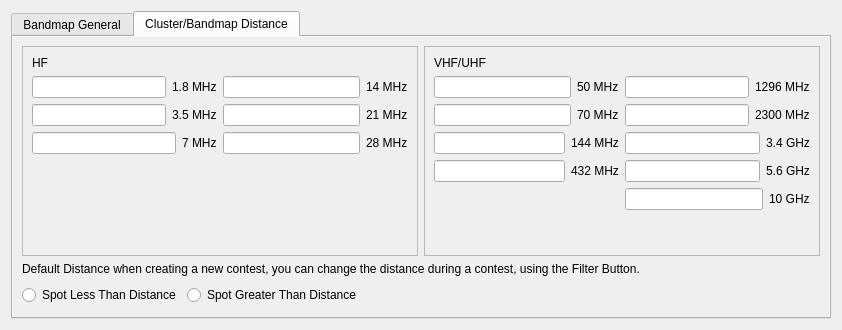
<?xml version="1.0" encoding="UTF-8"?>
<ui version="4.0">
 <class>ClusterBandmapConfigure</class>
 <widget class="QFrame" name="ClusterBandmapConfigure">
  <property name="geometry">
   <rect>
    <x>0</x>
    <y>0</y>
    <width>842</width>
    <height>330</height>
   </rect>
  </property>
  <property name="windowTitle">
   <string>Cluster/Bandmap Configure</string>
  </property>
  <layout class="QVBoxLayout" name="verticalLayout">
   <item>
    <widget class="QTabWidget" name="ClusterBandmapConfiguretabWidget">
     <property name="autoFillBackground">
      <bool>true</bool>
     </property>
     <property name="currentIndex">
      <number>1</number>
     </property>
     <widget class="QWidget" name="bandmapGeneralTab">
      <property name="autoFillBackground">
       <bool>true</bool>
      </property>
      <attribute name="title">
       <string>Bandmap General</string>
      </attribute>
      <layout class="QVBoxLayout" name="verticalLayout_6">
       <item>
        <layout class="QVBoxLayout" name="verticalLayout_5">
         <item>
          <layout class="QHBoxLayout" name="horizontalLayout_3">
           <item>
            <layout class="QHBoxLayout" name="horizontalLayout_2">
             <item>
              <widget class="QSpinBox" name="addBandmapTuningTolSpinBox"/>
             </item>
            </layout>
           </item>
           <item>
            <widget class="QLabel" name="label_4">
             <property name="text">
              <string>Add Spot to Bandmap Tuning Tolerance khz</string>
             </property>
            </widget>
           </item>
           <item>
            <spacer name="horizontalSpacer">
             <property name="orientation">
              <enum>Qt::Horizontal</enum>
             </property>
             <property name="sizeHint" stdset="0">
              <size>
               <width>40</width>
               <height>20</height>
              </size>
             </property>
            </spacer>
           </item>
          </layout>
         </item>
         <item>
          <widget class="QCheckBox" name="operatingFreqChkBox">
           <property name="text">
            <string>Turn Off Operating Frequency Colour Band</string>
           </property>
          </widget>
         </item>
         <item>
          <widget class="QCheckBox" name="modeOperatingFreqChkBox">
           <property name="text">
            <string>Operating Frequency Colour Band Follow Radio Mode </string>
           </property>
          </widget>
         </item>
         <item>
          <widget class="QCheckBox" name="mouseInBcb">
           <property name="text">
            <string>Delay updates when mouse pointer is in the Bandmap</string>
           </property>
          </widget>
         </item>
         <item>
          <widget class="QCheckBox" name="oldBandmapChkBox">
           <property name="text">
            <string>Old Bandmap</string>
           </property>
          </widget>
         </item>
         <item>
          <spacer name="verticalSpacer">
           <property name="orientation">
            <enum>Qt::Vertical</enum>
           </property>
           <property name="sizeHint" stdset="0">
            <size>
             <width>20</width>
             <height>40</height>
            </size>
           </property>
          </spacer>
         </item>
        </layout>
       </item>
      </layout>
     </widget>
     <widget class="QWidget" name="clusterBandmapTab">
      <property name="autoFillBackground">
       <bool>true</bool>
      </property>
      <attribute name="title">
       <string>Cluster/Bandmap Distance</string>
      </attribute>
      <layout class="QVBoxLayout" name="verticalLayout_4">
       <item>
        <layout class="QVBoxLayout" name="verticalLayout_7">
         <item>
          <layout class="QHBoxLayout" name="horizontalLayout_5">
           <item>
            <widget class="QFrame" name="hfFrame">
             <property name="frameShape">
              <enum>QFrame::StyledPanel</enum>
             </property>
             <property name="frameShadow">
              <enum>QFrame::Raised</enum>
             </property>
             <layout class="QHBoxLayout" name="horizontalLayout_6">
              <item>
               <layout class="QVBoxLayout" name="verticalLayout_2">
                <item>
                 <widget class="QLabel" name="label_2">
                  <property name="text">
                   <string>HF</string>
                  </property>
                 </widget>
                </item>
                <item>
                 <layout class="QGridLayout" name="gridLayout_3">
                  <item row="0" column="0">
                   <layout class="QHBoxLayout" name="horizontalLayout_25">
                    <item>
                     <widget class="QLineEdit" name="distanceFilter1_8MHz"/>
                    </item>
                    <item>
                     <widget class="QLabel" name="label_25">
                      <property name="text">
                       <string>1.8 MHz</string>
                      </property>
                     </widget>
                    </item>
                   </layout>
                  </item>
                  <item row="0" column="1">
                   <layout class="QHBoxLayout" name="horizontalLayout_22">
                    <item>
                     <widget class="QLineEdit" name="distanceFilter14MHz"/>
                    </item>
                    <item>
                     <widget class="QLabel" name="label_22">
                      <property name="text">
                       <string>14 MHz</string>
                      </property>
                     </widget>
                    </item>
                   </layout>
                  </item>
                  <item row="2" column="1">
                   <layout class="QHBoxLayout" name="horizontalLayout_23">
                    <item>
                     <widget class="QLineEdit" name="distanceFilter28MHz"/>
                    </item>
                    <item>
                     <widget class="QLabel" name="label_23">
                      <property name="text">
                       <string>28 MHz</string>
                      </property>
                     </widget>
                    </item>
                   </layout>
                  </item>
                  <item row="1" column="0">
                   <layout class="QHBoxLayout" name="horizontalLayout_24">
                    <item>
                     <widget class="QLineEdit" name="distanceFilter3_5MHz"/>
                    </item>
                    <item>
                     <widget class="QLabel" name="label_24">
                      <property name="text">
                       <string>3.5 MHz</string>
                      </property>
                     </widget>
                    </item>
                   </layout>
                  </item>
                  <item row="1" column="1">
                   <layout class="QHBoxLayout" name="horizontalLayout_20">
                    <item>
                     <widget class="QLineEdit" name="distanceFilter21MHz"/>
                    </item>
                    <item>
                     <widget class="QLabel" name="label_20">
                      <property name="text">
                       <string>21 MHz</string>
                      </property>
                     </widget>
                    </item>
                   </layout>
                  </item>
                  <item row="2" column="0">
                   <layout class="QHBoxLayout" name="horizontalLayout_19">
                    <item>
                     <widget class="QLineEdit" name="distanceFilter7MHz"/>
                    </item>
                    <item>
                     <widget class="QLabel" name="label_19">
                      <property name="text">
                       <string>7 MHz</string>
                      </property>
                     </widget>
                    </item>
                   </layout>
                  </item>
                 </layout>
                </item>
                <item>
                 <spacer name="verticalSpacer_3">
                  <property name="orientation">
                   <enum>Qt::Vertical</enum>
                  </property>
                  <property name="sizeHint" stdset="0">
                   <size>
                    <width>20</width>
                    <height>40</height>
                   </size>
                  </property>
                 </spacer>
                </item>
               </layout>
              </item>
             </layout>
            </widget>
           </item>
           <item>
            <widget class="QFrame" name="vhfUhfFrame">
             <property name="frameShape">
              <enum>QFrame::StyledPanel</enum>
             </property>
             <property name="frameShadow">
              <enum>QFrame::Raised</enum>
             </property>
             <layout class="QHBoxLayout" name="horizontalLayout_7">
              <item>
               <layout class="QVBoxLayout" name="verticalLayout_3">
                <item>
                 <widget class="QLabel" name="label_3">
                  <property name="text">
                   <string>VHF/UHF</string>
                  </property>
                 </widget>
                </item>
                <item>
                 <layout class="QGridLayout" name="gridLayout_2">
                  <item row="2" column="0">
                   <layout class="QHBoxLayout" name="horizontalLayout_10">
                    <item>
                     <widget class="QLineEdit" name="distanceFilter144MHz"/>
                    </item>
                    <item>
                     <widget class="QLabel" name="label_10">
                      <property name="text">
                       <string>144 MHz</string>
                      </property>
                     </widget>
                    </item>
                   </layout>
                  </item>
                  <item row="1" column="1">
                   <layout class="QHBoxLayout" name="horizontalLayout_11">
                    <item>
                     <widget class="QLineEdit" name="distanceFilter2300MHz"/>
                    </item>
                    <item>
                     <widget class="QLabel" name="label_11">
                      <property name="text">
                       <string>2300 MHz</string>
                      </property>
                     </widget>
                    </item>
                   </layout>
                  </item>
                  <item row="3" column="0">
                   <layout class="QHBoxLayout" name="horizontalLayout_12">
                    <item>
                     <widget class="QLineEdit" name="distanceFilter432MHz"/>
                    </item>
                    <item>
                     <widget class="QLabel" name="label_12">
                      <property name="text">
                       <string>432 MHz</string>
                      </property>
                     </widget>
                    </item>
                   </layout>
                  </item>
                  <item row="0" column="1">
                   <layout class="QHBoxLayout" name="horizontalLayout_13">
                    <item>
                     <widget class="QLineEdit" name="distanceFilter1296MHz"/>
                    </item>
                    <item>
                     <widget class="QLabel" name="label_13">
                      <property name="text">
                       <string>1296 MHz</string>
                      </property>
                     </widget>
                    </item>
                   </layout>
                  </item>
                  <item row="2" column="1">
                   <layout class="QHBoxLayout" name="horizontalLayout_14">
                    <item>
                     <widget class="QLineEdit" name="distanceFilter3_4GHz"/>
                    </item>
                    <item>
                     <widget class="QLabel" name="label_14">
                      <property name="text">
                       <string>3.4 GHz</string>
                      </property>
                     </widget>
                    </item>
                   </layout>
                  </item>
                  <item row="1" column="0">
                   <layout class="QHBoxLayout" name="horizontalLayout_15">
                    <item>
                     <widget class="QLineEdit" name="distanceFilter70MHz"/>
                    </item>
                    <item>
                     <widget class="QLabel" name="label_15">
                      <property name="text">
                       <string>70 MHz</string>
                      </property>
                     </widget>
                    </item>
                   </layout>
                  </item>
                  <item row="0" column="0">
                   <layout class="QHBoxLayout" name="horizontalLayout_16">
                    <item>
                     <widget class="QLineEdit" name="distanceFilter50MHz"/>
                    </item>
                    <item>
                     <widget class="QLabel" name="label_16">
                      <property name="text">
                       <string>50 MHz</string>
                      </property>
                     </widget>
                    </item>
                   </layout>
                  </item>
                  <item row="3" column="1">
                   <layout class="QHBoxLayout" name="horizontalLayout_17">
                    <item>
                     <widget class="QLineEdit" name="distanceFilter5_6GHz"/>
                    </item>
                    <item>
                     <widget class="QLabel" name="label_17">
                      <property name="text">
                       <string>5.6 GHz</string>
                      </property>
                     </widget>
                    </item>
                   </layout>
                  </item>
                  <item row="4" column="1">
                   <layout class="QHBoxLayout" name="horizontalLayout_18">
                    <item>
                     <widget class="QLineEdit" name="distanceFilter10GHz"/>
                    </item>
                    <item>
                     <widget class="QLabel" name="label_18">
                      <property name="text">
                       <string>10 GHz</string>
                      </property>
                     </widget>
                    </item>
                   </layout>
                  </item>
                 </layout>
                </item>
                <item>
                 <spacer name="verticalSpacer_2">
                  <property name="orientation">
                   <enum>Qt::Vertical</enum>
                  </property>
                  <property name="sizeHint" stdset="0">
                   <size>
                    <width>20</width>
                    <height>40</height>
                   </size>
                  </property>
                 </spacer>
                </item>
               </layout>
              </item>
             </layout>
            </widget>
           </item>
          </layout>
         </item>
         <item>
          <widget class="QLabel" name="label">
           <property name="text">
            <string>Default Distance when creating a new contest, you can change the distance during a contest, using the Filter Button.</string>
           </property>
          </widget>
         </item>
        </layout>
       </item>
       <item>
        <layout class="QHBoxLayout" name="horizontalLayout">
         <item>
          <widget class="QRadioButton" name="spotLessThanDistanceRadioButton">
           <property name="text">
            <string>Spot Less Than Distance</string>
           </property>
          </widget>
         </item>
         <item>
          <widget class="QRadioButton" name="spotGreaterThanDistanceRadioButton">
           <property name="text">
            <string>Spot Greater Than Distance</string>
           </property>
          </widget>
         </item>
         <item>
          <spacer name="horizontalSpacer_2">
           <property name="orientation">
            <enum>Qt::Horizontal</enum>
           </property>
           <property name="sizeHint" stdset="0">
            <size>
             <width>128</width>
             <height>26</height>
            </size>
           </property>
          </spacer>
         </item>
        </layout>
       </item>
      </layout>
     </widget>
    </widget>
   </item>
  </layout>
 </widget>
 <tabstops>
  <tabstop>distanceFilter1_8MHz</tabstop>
  <tabstop>distanceFilter3_5MHz</tabstop>
  <tabstop>distanceFilter7MHz</tabstop>
  <tabstop>distanceFilter14MHz</tabstop>
  <tabstop>distanceFilter21MHz</tabstop>
  <tabstop>distanceFilter28MHz</tabstop>
  <tabstop>distanceFilter50MHz</tabstop>
  <tabstop>distanceFilter70MHz</tabstop>
  <tabstop>distanceFilter144MHz</tabstop>
  <tabstop>distanceFilter432MHz</tabstop>
  <tabstop>distanceFilter1296MHz</tabstop>
  <tabstop>distanceFilter2300MHz</tabstop>
  <tabstop>distanceFilter3_4GHz</tabstop>
  <tabstop>distanceFilter5_6GHz</tabstop>
  <tabstop>distanceFilter10GHz</tabstop>
 </tabstops>
 <resources/>
 <connections/>
</ui>
